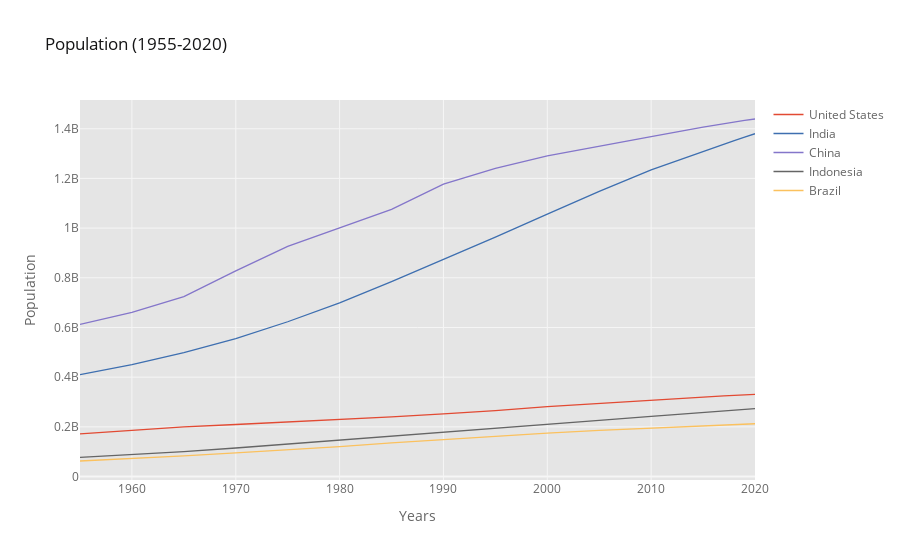

The notebook cell this image was saved under:
### Markdown cell above
## 3.1 Lineplot

### Code cell
df_pt.iplot(kind="line",
            xTitle="Years", yTitle="Population", 
            title="Population (1955-2020)")

### Figure 1 — Plotly figure (JSON) as saved in the notebook; plotly's stock layout.template omitted (floating-point values rounded to 4 significant figures)
{"data": [{"line": {"color": "rgba(226, 74, 51, 1.0)", "dash": "solid", "shape": "linear", "width": 1.3}, "mode": "lines", "name": "United States", "text": "", "type": "scatter", "x": [1955, 1960, 1965, 1970, 1975, 1980, 1985, 1990, 1995, 2000, 2005, 2010, 2015, 2016, 2017, 2018, 2019, 2020], "y": [171685336, 186720571, 199733676, 209513341, 219081251, 229476354, 240499825, 252120309, 265163745, 281710909, 294993511, 309011475, 320878310, 323015995, 325084756, 327096265, 329064917, 331002651]}, {"line": {"color": "rgba(62, 111, 176, 1.0)", "dash": "solid", "shape": "linear", "width": 1.3}, "mode": "lines", "name": "India", "text": "", "type": "scatter", "x": [1955, 1960, 1965, 1970, 1975, 1980, 1985, 1990, 1995, 2000, 2005, 2010, 2015, 2016, 2017, 2018, 2019, 2020], "y": [409880595, 450547679, 499123324, 555189792, 623102897, 698952844, 784360008, 873277798, 963922588, 1056575549, 1147609927, 1234281170, 1310152403, 1324517249, 1338676785, 1352642280, 1366417754, 1380004385]}, {"line": {"color": "rgba(132, 118, 202, 1.0)", "dash": "solid", "shape": "linear", "width": 1.3}, "mode": "lines", "name": "China", "text": "", "type": "scatter", "x": [1955, 1960, 1965, 1970, 1975, 1980, 1985, 1990, 1995, 2000, 2005, 2010, 2015, 2016, 2017, 2018, 2019, 2020], "y": [612241554, 660408056, 724218968, 827601394, 926240885, 1000089235, 1075589361, 1176883674, 1240920535, 1290550765, 1330776380, 1368810615, 1406847870, 1414049351, 1421021791, 1427647786, 1433783686, 1439323776]}, {"line": {"color": "rgba(101, 101, 101, 1.0)", "dash": "solid", "shape": "linear", "width": 1.3}, "mode": "lines", "name": "Indonesia", "text": "", "type": "scatter", "x": [1955, 1960, 1965, 1970, 1975, 1980, 1985, 1990, 1995, 2000, 2005, 2010, 2015, 2016, 2017, 2018, 2019, 2020], "y": [77273425, 87751068, 100267062, 114793178, 130680727, 147447836, 164982451, 181413402, 196934260, 211513823, 226289470, 241834215, 258383256, 261556381, 264650963, 267670543, 270625568, 273523615]}, {"line": {"color": "rgba(251, 193, 94, 1.0)", "dash": "solid", "shape": "linear", "width": 1.3}, "mode": "lines", "name": "Brazil", "text": "", "type": "scatter", "x": [1955, 1960, 1965, 1970, 1975, 1980, 1985, 1990, 1995, 2000, 2005, 2010, 2015, 2016, 2017, 2018, 2019, 2020], "y": [62533919, 72179226, 83373530, 95113265, 107216205, 120694009, 135274080, 149003223, 162019896, 174790340, 186127103, 195713635, 204471769, 206163053, 207833823, 209469323, 211049527, 212559417]}], "layout": {"autosize": true, "legend": {"bgcolor": "#FFFFFF", "font": {"color": "#666666"}}, "paper_bgcolor": "#FFFFFF", "plot_bgcolor": "#E5E5E5", "title": {"font": {"color": "#151516"}, "text": "Population (1955-2020)"}, "xaxis": {"autorange": true, "gridcolor": "#F6F6F6", "range": [1955, 2020], "showgrid": true, "tickfont": {"color": "#666666"}, "title": {"font": {"color": "#666666"}, "text": "Years"}, "type": "linear", "zerolinecolor": "#F6F6F6"}, "yaxis": {"autorange": true, "gridcolor": "#F6F6F6", "range": [-13950000.0, 1516000000.0], "showgrid": true, "tickfont": {"color": "#666666"}, "title": {"font": {"color": "#666666"}, "text": "Population"}, "type": "linear", "zerolinecolor": "#F6F6F6"}}}
